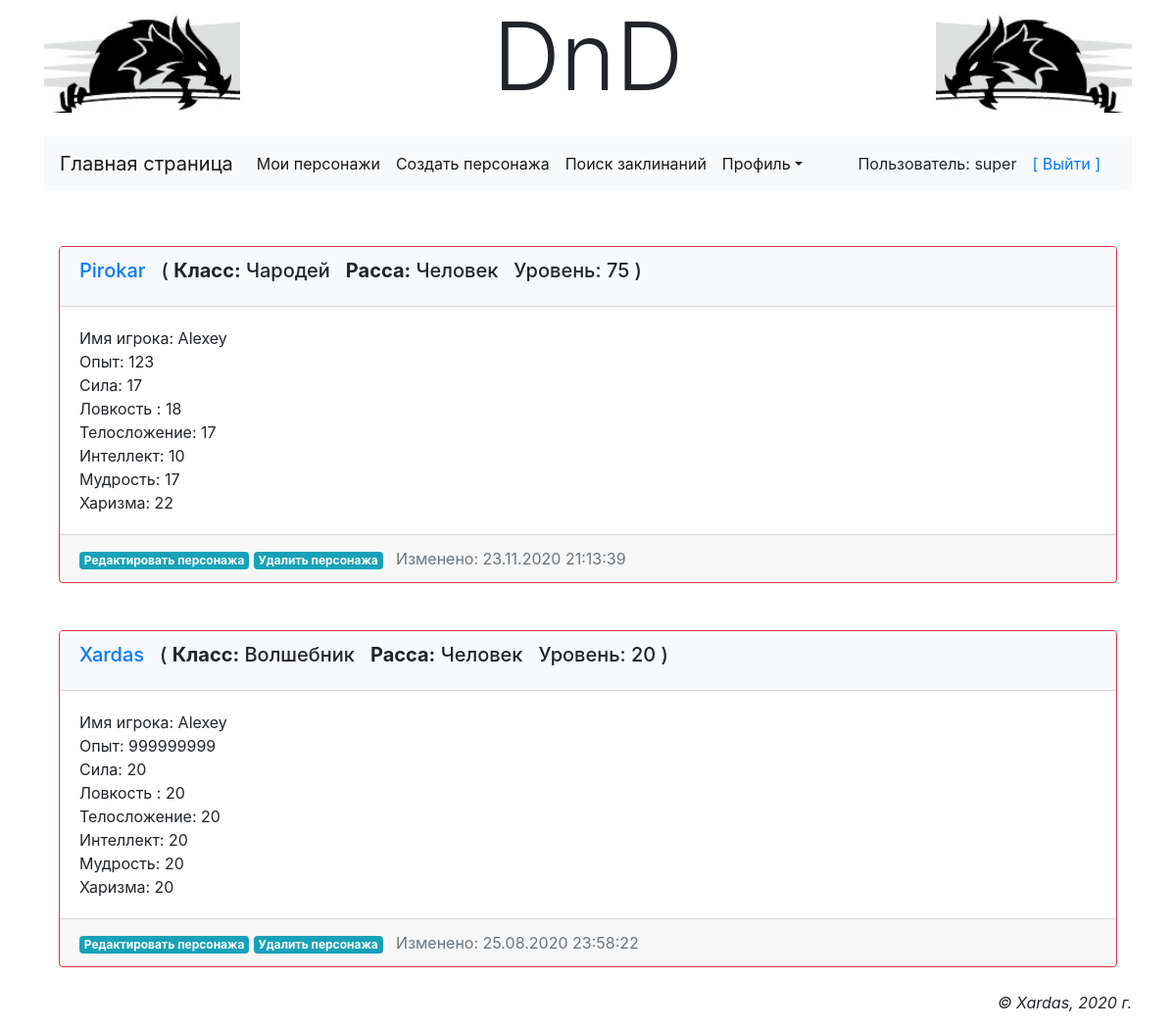
Page /main/accounts/profile/ (signed in) on the earlier database version.
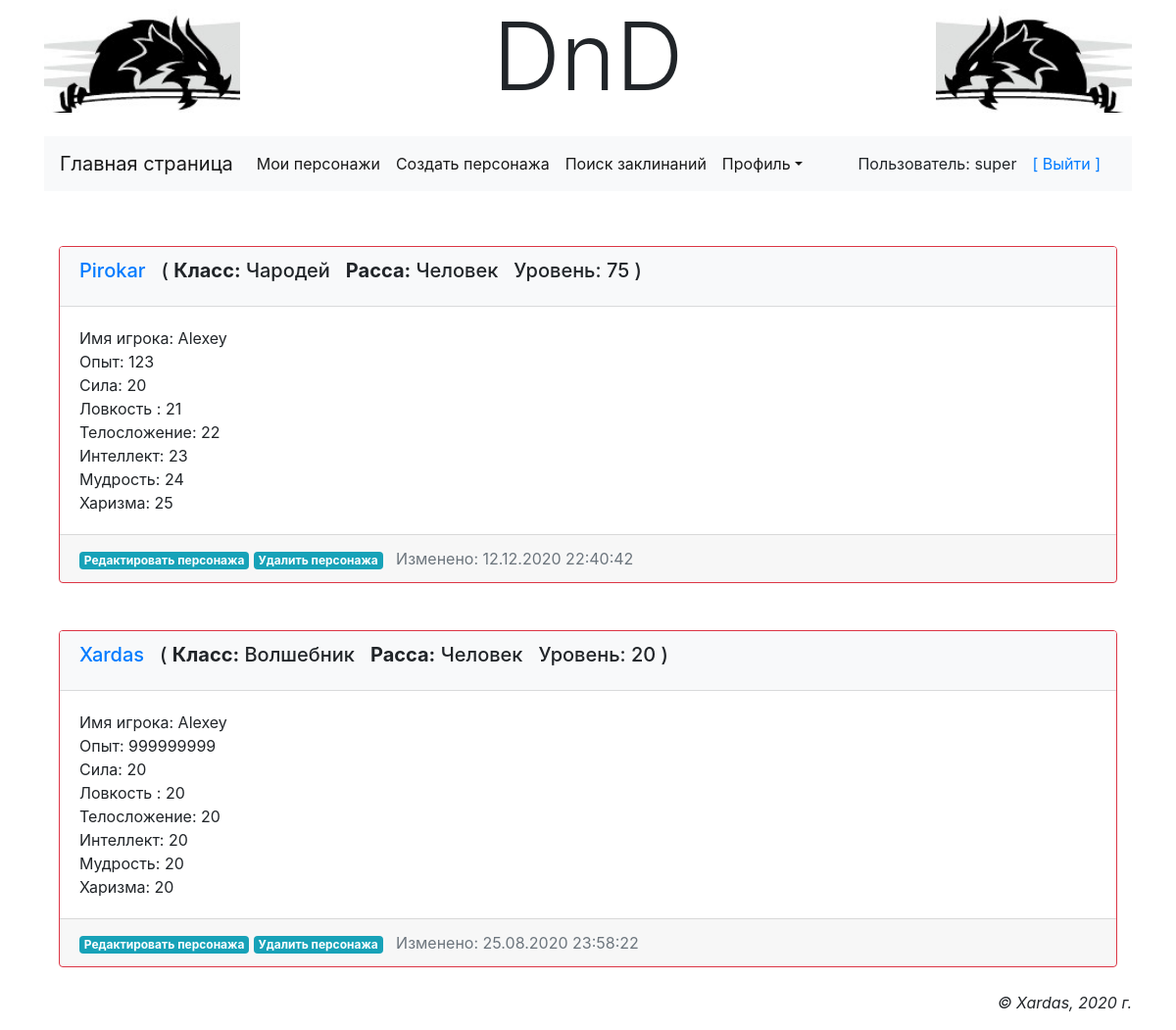
Same page on the later database version.
### main/models.py (models this page shows, shortened)
class AdvUser(AbstractUser):
    is_activated = models.BooleanField(default=True, db_index=True, verbose_name='Прошёл активацию?')
    send_message = models.BooleanField(default=True, verbose_name='Слать сообщение о новых коментариях?')
    class Meta(AbstractUser.Meta):
        pass
    def __str__(self):
        return self.username

class BaseInfo(models.Model):
    strength = models.IntegerField(null=False, default=8, verbose_name='Сила персонажа')
    dexterity = models.IntegerField(null=False, default=8, verbose_name='Ловкость персонажа')
    constitution = models.IntegerField(null=False, default=8, verbose_name='Телосложение персонажа')
    intellegence = models.IntegerField(null=False, default=8, verbose_name='Интеллект персонажа')
    wisdom = models.IntegerField(null=False, default=8, verbose_name='Мудрость персонажа')
    chrarisma = models.IntegerField(null=False, default=8, verbose_name='Харизма персонажа')
    expirence_modifier = models.IntegerField(null=False, default=0, verbose_name='модификатор')
    strength_modifier = models.IntegerField(null=False, default=0, verbose_name='модификатор')
    dexterity_modifier = models.IntegerField(null=False, default=0, verbose_name='модификатор')
    constitution_modifier = models.IntegerField(null=False, default=0, verbose_name='модификатор')
    intellegence_modifier = models.IntegerField(null=False, default=0, verbose_name='модификатор')
    wisdom_modifier = models.IntegerField(null=False, default=0, verbose_name='модификатор')
    chrarisma_modifier = models.IntegerField(null=False, default=0, verbose_name='модификатор')
    armor_class = models.IntegerField(null=True, default=0, verbose_name='Класс доспеха')
    speed = models.CharField(null=True, max_length=255, verbose_name='Скорость персонажа')
    hitpoints_max = models.IntegerField(null=True, default=0, verbose_name='Максимальое здоровье')
    hitpoints_str = models.CharField(null=True, max_length=255, verbose_name='Кости здоровья')
    world_view = models.CharField(null=True, max_length=255, verbose_name='Мировозрение')
    skills = models.TextField(null=True, verbose_name='навыки')
    saving_throws = models.TextField(null=True, verbose_name='спасброски')
    description = models.TextField(null=True, verbose_name='Описание')
    feelings = models.TextField(null=True, verbose_name='чувства')
    abilities = models.TextField(null=True, verbose_name='способности')
    actions = models.TextField(null=True, verbose_name='действия')
    modified = models.DateTimeField(auto_now_add=True, db_index=True, verbose_name='Время модификации')
    class Meta:
        abstract = True

class CharBase(BaseInfo):
    owner = models.ForeignKey('AdvUser', null=False, on_delete=models.PROTECT, verbose_name='Владелец персонажа')
    playername = models.CharField(null=True, max_length=20, verbose_name='Реальное имя персонажа')
    name = models.CharField(db_index=True, null=False, max_length=20, verbose_name='Имя персонажа')
    races = models.ManyToManyField(CharRaces, choices=CharRaces.RACE_CHOICES, max_length=20,
                                   verbose_name='Расса персонажа')
    expirence = models.IntegerField(null=False, default=0, verbose_name='Опыт персонажа')
    level = models.IntegerField(null=False, default=1, verbose_name='Уровень персонажа')
    spells = models.ManyToManyField(Spell)
    prof_bonus = models.IntegerField(null=True, default=0, verbose_name='Бонус мастерства')
    initiative = models.IntegerField(null=True, default=0, verbose_name='Инициатива')
    inspiration = models.IntegerField(null=True, default=0, verbose_name='Вдохновение')
    hitpoints_curr = models.IntegerField(null=True, default=0, verbose_name='Текущее здоровье')
    hitpoints_temp = models.IntegerField(null=True, default=0, verbose_name='Временные очки здоровья')
    char_classes = models.ManyToManyField(CharClasses, choices=CharClasses.CLASS_CHOICES,
                                          verbose_name='Класс персонажа')
    gender = models.BooleanField(default=True, verbose_name='Пол')
    age = models.IntegerField(null=True, default=21, verbose_name='Возраст персонажа')
    height = models.IntegerField(null=True, default=175, verbose_name='Рост персонажа')
    weight = models.IntegerField(null=True, default=60, verbose_name='Вес персонажа')
    hair = models.CharField(null=True, max_length=20, verbose_name='Цвет волос')
    eyes = models.CharField(null=True, max_length=20, verbose_name='Цвет глаз')
    skin = models.CharField(null=True, max_length=20, verbose_name='Цвет кожы')
    avatar = models.ImageField(null=True, blank=True, upload_to='avatars/', verbose_name='Аватар')
    pers_traits = models.CharField(null=True, max_length=20, verbose_name='Персональные черты')
    ideals = models.CharField(null=True, max_length=20, verbose_name='Идеалы')
    bonds = models.CharField(null=True, max_length=20, verbose_name='Привязанности')
    flaws = models.CharField(null=True, max_length=20, verbose_name='Пороки')
    char_history = models.TextField(default='', verbose_name='История персонажа')
    gold_count = models.IntegerField(null=True, default=0, verbose_name='Золото персонажа')
    silver_count = models.IntegerField(null=True, default=0, verbose_name='Серебро персонажа')
    copper_count = models.IntegerField(null=True, default=0, verbose_name='Медь персонажа')
    char = CharacterManager()
    objects = models.Manager()
    class Meta:
        ordering = ['-modified']

class CharClasses(models.Model):
    CLASS_CHOICES = (
        ('Варвар', "Варвар"),
        ('Бард', "Бард"),
        ('Жрец', "Жрец"),
        ('Друид', "Друид"),
        ('Воин', "Воин"),
        ('Монах', "Монах"),
        ('Паладин', "Паладин"),
        ('Следопыт', "Следопыт"),
        ('Плут', "Плут"),
        ('Чародей', "Чародей"),
        ('Колдун', "Колдун"),
        ('Волшебник', "Волшебник"),
    )
    name = models.CharField(db_index=True, choices=CLASS_CHOICES, unique=True, null=False, max_length=20,
                            verbose_name='Имя класса персонажа')
    caption = models.CharField(null=True, max_length=24, verbose_name='Caption класса')
    description = models.CharField(null=True, max_length=1024 * 64, verbose_name='Описание класса')
    char_classes = ClassManager()
    objects = models.Manager()

class CharRaces(models.Model):
    RACE_CHOICES = (
        ('dwarf', "Дварф"),
        ('elf', "Эльф"),
        ('half', "Полурослик"),
        ('human', "Человек"),
        ('dragon', "Драконорождённый"),
        ('gnom', "Гном"),
        ('halfelf', "Полуэльф"),
        ('halfork', "Полуорк"),
        ('tifling', "Тифлинг"),
    )
    name = models.CharField(db_index=True, choices=RACE_CHOICES, unique=True, null=False, max_length=20,
                            verbose_name='Имя рассы персонажа')
    caption = models.CharField(null=True, max_length=24, verbose_name='Caption рассы')
    description = models.CharField(null=True, max_length=1024 * 64, verbose_name='Описание рассы')
    char_races = RaceManager()
    objects = models.Manager()

### main/views.py (the view)
# urls.py: path('accounts/profile/', profile, name='profile'),
@login_required
def profile(request):
    print("Current account: ", request.user)
    chars = CharBase.objects.filter(owner=request.user)
    return render(request, 'main/profile.html', {'chars': chars})

### main/templates/main/profile.html (shortened to what this page needs)
{% extends "layout/basic.html" %}
{% block content %}
{% for ch in chars %}
<div class="card border-danger mt-5">
    <div class="card-header bg-light">
        <h5 class="card-title">
            <a href="{% url 'main:view_character' ch.name %}">{{ ch.name }}</a>
            &nbsp&nbsp(
            <b>Класс:</b>
            {% for char_class in ch.char_classes.all %}
                {{ char_class.name }}
            {% endfor %}&nbsp
            <b>Расса:</b>
            {% for race in ch.races.all %}
                {{ race.caption }}
            {% endfor %}&nbsp
            Уровень: {{ ch.level }}&nbsp)
        </h5>
    </div>
    <div class="card-body">
        Имя игрока:  {{ ch.playername }} <br>
        Опыт: {{ ch.expirence }} <br>
        Сила: {{ ch.strength }} <br>
        Ловкость : {{ ch.dexterity }} <br>
        Телосложение: {{ ch.constitution }} <br>
        Интеллект: {{ ch.intellegence }} <br>
        Мудрость: {{ ch.wisdom }} <br>
        Харизма: {{ ch.chrarisma }} <br>
    </div>
    <div class="card-footer">
        <a class="badge badge-info" href="{% url 'main:edit_character' ch.name %}">Редактировать персонажа</a>
        <a class="badge badge-info" href="{% url 'main:delete_character' ch.name %}">Удалить персонажа</a>
        &nbsp&nbsp<span class="text-right text-muted">Изменено:  {{ ch.modified|date:"d.m.Y H:i:s" }}</span>
    </div>
</div>
{% endfor %}
{% endblock %}

### main/templates/layout/basic.html (shortened to what this page needs)
{% load static %}
<!DOCTYPE html>
<html>
    <head>
        <link rel="stylesheet" href="https://stackpath.bootstrapcdn.com/bootstrap/4.4.1/css/bootstrap.min.css">
        <link rel="stylesheet" type="text/css" href="{% static 'main/style.css' %}">
    </head>
    <body class="container-fluid">
    <div class="container">
        <header class="mb-4">
            <h1 class="display-1 text-center">DnD</h1>
        </header>
        {% include 'layout/menu.html' %}
        <section class="col py-2">
            {% block content %}
            {% endblock %}
        </section>
        <footer class="mt-3">
        <p class="text-right font-italic">&copy; Xardas, 2020 г.</p>
        </footer>
    </div>
    </body>
</html>

### main/templates/layout/menu.html (shortened to what this page needs)
<nav class="navbar navbar-expand-lg navbar-light bg-light">
          <a class="navbar-brand" href="{% url 'main:index' %}">Главная страница</a>
          <div class="collapse navbar-collapse" id="navbarSupportedContent">
              {% if user.is_authenticated %}
              <ul class="navbar-nav mr-auto">
                  <li class="nav-item active"><a class="nav-link" href="{% url 'main:profile' %}">Мои персонажи</a></li>
                  <li class="nav-item active"><a class="nav-link" href="{% url 'main:create_character' %}">Создать персонажа</a></li>
                  <li class="nav-item active"><a class="nav-link" href="{% url 'main:find_spells' %}">Поиск заклинаний</a></li>
                  <li class="nav-item dropdown active">
                        <a class="nav-link dropdown-toggle" data-toggle="dropdown"
                        href="#" role="button" aria-haspopup="true"
                        aria-expanded="false">Профиль</a>
                  </li>
              </ul>
              Пользователь: {{ user.username }}
              <a class="nav-link" href="{% url 'main:logout' %}">[ Выйти ]</a>
              {% else %}
              <a class="nav-link" href="{% url 'main:register' %}">[ Регистрация ]</a>
              <a class="nav-link" href="{% url 'main:login' %}">[ Вход ]</a>
              {% endif %}
          </div>
</nav>

### main/static/main/style.css (style rules this page uses)
header h1 { background: url("bg.jpg") left / auto 100% no-repeat, url("bgr.jpg") right / auto 100% no-repeat; }

Differences in the rows shown:
changed CharBase "Pirokar": strength "17" → "20"; dexterity "18" → "21"; constitution "17" → "22"; intellegence "10" → "23"; wisdom "17" → "24"; chrarisma "22" → "25"; modified "23.11.2020 21:13:39" → "12.12.2020 22:40:42"
